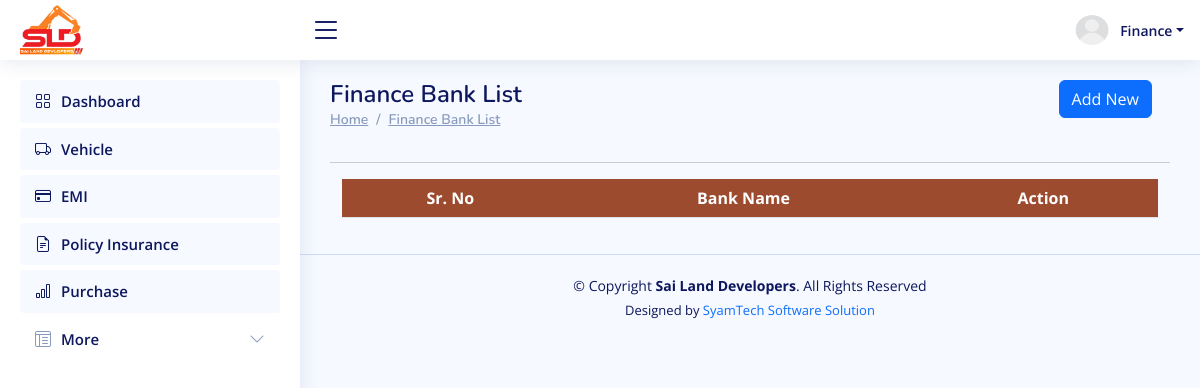
Before: /finance/finance_bank_list/ (signed in) with the older database file.
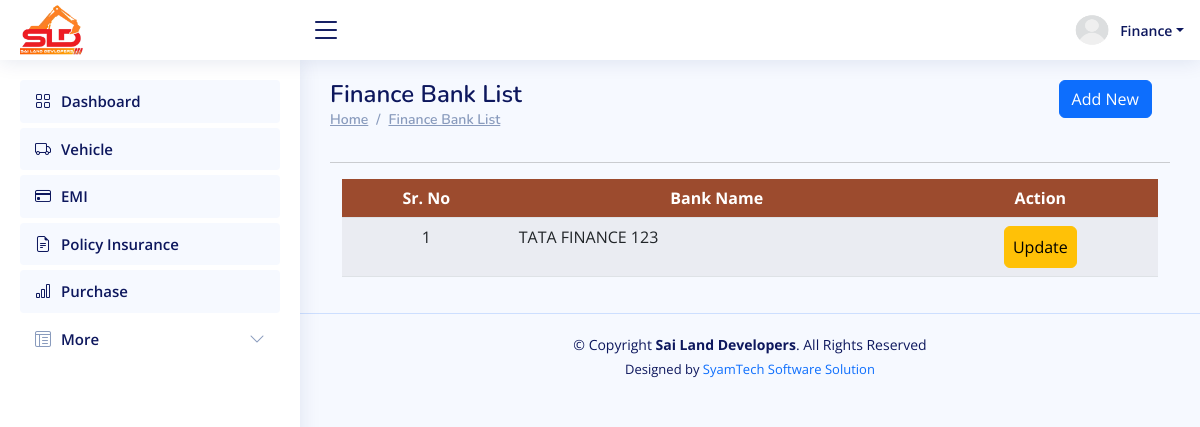
After: the same page with the newer database file.
### ERP_Admin/models.py (models this page shows, shortened)
class Finance_Bank(models.Model):
    bank_name = models.CharField(max_length=50, unique=True, db_index=True)

### ERP_Finance/views.py (the view)
# urls.py: path('finance_bank_list/', views.finance_bank_list, name='finance_finance_bank_list'),
@finance_required
def finance_bank_list(request):
    rec = Finance_Bank.objects.all()
    if request.method == 'POST':
        form = FinanceBankForm(request.POST)
        if form.is_valid():
            form.save()
            messages.success(request, 'Record Created Success.')
            return redirect('/finance/finance_bank_list/')
    else:
        form = FinanceBankForm()
    return render(request, 'finance_finance_bank_list.html', {'rec': rec,'form': form})

### ERP_Admin/models.py (called while the page is built)
    def __str__(self):
        return self.username

### ERP_Finance/views.py (called while the page is built)
def finance_required(function):
    @wraps(function)
    def _wrapped_view(request, *args, **kwargs):
        if not request.user.is_authenticated:
            return redirect('/login')  # Redirect to login if not logged in
        if not request.user.is_finance:
            return redirect('/login')  # Redirect to login if user is not in Finance role
        return function(request, *args, **kwargs)
    return _wrapped_view

### ERP_Finance/templates/finance_finance_bank_list.html (shortened to what this page needs)
{% extends "finance_base.html" %}
{% load crispy_forms_tags %}
{% block content %}
<main id="main" class="main">
    <div class="row">
        <div class="col-sm-6">
            <div class="pagetitle">
                <h1> Finance Bank List</h1>
                <nav>
                    <ol class="breadcrumb">
                        <li class="breadcrumb-item"><a href="#">Home</a></li>
                        <li class="breadcrumb-item"><a href="#"> Finance Bank List </a></li>
                    </ol>
                </nav>
            </div>
        </div>
        <div class="col-sm-6">
            <div class="container" style="max-width:97%;">
                <div class="text-lg-end text-start">
                    <a href="#" class="btn btn-primary"  data-toggle="modal" data-target="#model_create"> Add New </a>
                    </div>
            </div>
        </div>
    </div>
        <section class="section dashboard">
            <hr>
            <div class="container">
                <div class="row justify-content-center align-items-center">
                    <div class="col-sm-12">
                        <div class="row">
                            <div class="container" style=" overflow:scroll;">
                                <table id="table" class="table table-striped "
                                    style="overflow:scroll; width:100%;min-width: max-content;">
                                    <thead>
                                        <tr style="background:#9c4b2e;">
                                            <th scope="col" class="text-center text-white">Sr. No</th>
                                            <th scope="col" class="text-center text-white">Bank Name</th>
                                            <th scope="col" class="text-center text-white">Action</th>
                                        </tr>
                                    </thead>
                                    <tbody>
                                        {% if rec  %}
                                        {% for r in rec %}
                                        <tr>
                                            <td class="text-center">{{ forloop.counter }}</td>
                                            <td class="text-left">{{ r.bank_name }}</td>
                                            <td>
                                                <center>
                                                <a href="javascript:void(0);" data-url="{% url 'finance_finance_bank_update' r.id %}" class="btn btn-warning px-2 py-2" onclick="mini_window_2(this)">Update</a>
                                                </center>
                                            </td>
                                        </tr>
                                        {% endfor %}
                                        {% endif %}
                                    </tbody>
                                </table>
                            </div>
                        </div>
                    </div>
                </div>
            </div>
        </section>
</main>
{% endblock content %}

Changed rows visible on the page:
added Finance_Bank: bank_name "TATA FINANCE 123"
